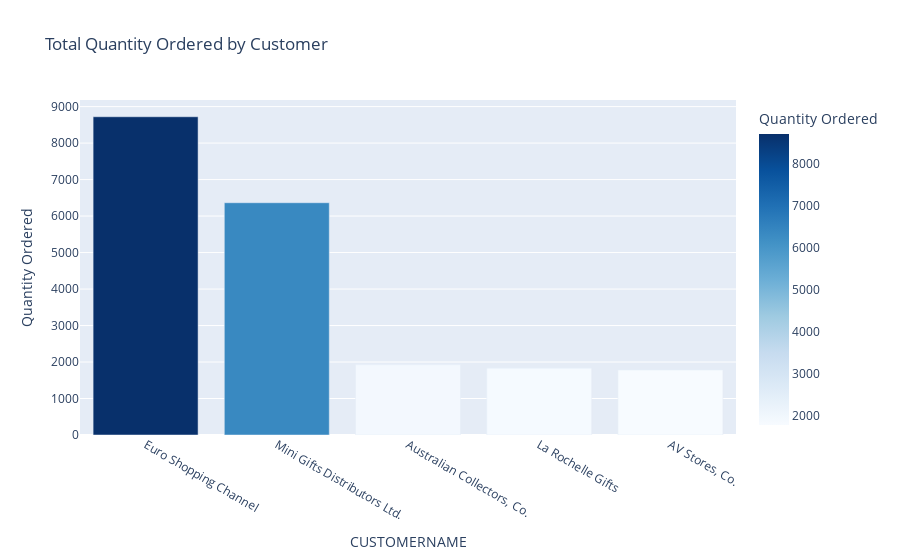

The notebook cell this image was saved under:
### Markdown cell above
Bisa di lihat bahwa customer dominan lebih memilih Classic car atau Vintage cars buat type kendaraan lain kurang di minati

### Code cell
Customer_data = Customer_data = (
    Raw_Data[Raw_Data['STATUS'] != 'Cancelled']
    .groupby('CUSTOMERNAME')['QUANTITYORDERED']
    .sum()
    .reset_index()
    .nlargest(5, 'QUANTITYORDERED')
)
fig = px.bar(
    Customer_data,
    x='CUSTOMERNAME',
    y='QUANTITYORDERED',
    title='Total Quantity Ordered by Customer',
    labels={'QUANTITYORDERED': 'Quantity Ordered'},
    color='QUANTITYORDERED',
    color_continuous_scale='Blues'
)

fig.show()

### Figure 1 — Plotly figure (JSON) as saved in the notebook; plotly's stock layout.template omitted (floating-point values rounded to 4 significant figures)
{"data": [{"alignmentgroup": "True", "hovertemplate": "CUSTOMERNAME=%{x}<br>Quantity Ordered=%{marker.color}<extra></extra>", "legendgroup": "", "marker": {"color": [8722, 6366, 1926, 1832, 1778], "coloraxis": "coloraxis", "pattern": {"shape": ""}}, "name": "", "offsetgroup": "", "orientation": "v", "showlegend": false, "textposition": "auto", "type": "bar", "x": ["Euro Shopping Channel", "Mini Gifts Distributors Ltd.", "Australian Collectors, Co.", "La Rochelle Gifts", "AV Stores, Co."], "xaxis": "x", "y": [8722, 6366, 1926, 1832, 1778], "yaxis": "y"}], "layout": {"barmode": "relative", "coloraxis": {"colorbar": {"title": {"text": "Quantity Ordered"}}, "colorscale": [[0, "rgb(247,251,255)"], [0.125, "rgb(222,235,247)"], [0.25, "rgb(198,219,239)"], [0.375, "rgb(158,202,225)"], [0.5, "rgb(107,174,214)"], [0.625, "rgb(66,146,198)"], [0.75, "rgb(33,113,181)"], [0.875, "rgb(8,81,156)"], [1, "rgb(8,48,107)"]]}, "legend": {"tracegroupgap": 0}, "title": {"text": "Total Quantity Ordered by Customer"}, "xaxis": {"anchor": "y", "domain": [0, 1], "title": {"text": "CUSTOMERNAME"}}, "yaxis": {"anchor": "x", "domain": [0, 1], "title": {"text": "Quantity Ordered"}}}}
